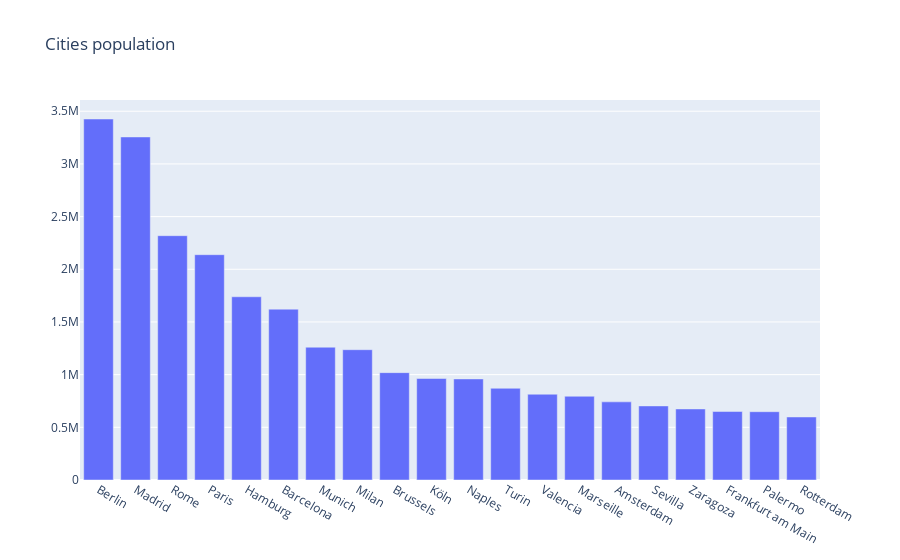

Notebook source saved alongside this figure:
### Code cell
#@title Cities population breakdown {display-mode: "form"}
fig = go.Figure(go.Bar(y=chart_data['population'], x=chart_data['name']))
fig.update_layout(title = 'Cities population')
fig.show()

### Figure 1 — Plotly figure (JSON) as saved in the notebook; plotly's stock layout.template omitted (floating-point values rounded to 4 significant figures)
{"data": [{"type": "bar", "x": ["Berlin", "Madrid", "Rome", "Paris", "Hamburg", "Barcelona", "Munich", "Milan", "Brussels", "Köln", "Naples", "Turin", "Valencia", "Marseille", "Amsterdam", "Sevilla", "Zaragoza", "Frankfurt am Main", "Palermo", "Rotterdam"], "y": [3426354, 3255944, 2318895, 2138551, 1739117, 1621537, 1260391, 1236837, 1019022, 963395, 959470, 870456, 814208, 794811, 741636, 703206, 674317, 650000, 648260, 598199]}], "layout": {"title": {"text": "Cities population"}}}
